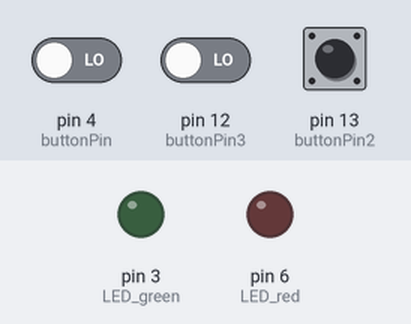
The sketch below on a simulated Arduino Uno, built with avr-gcc and run on an emulated ATmega328P. Shown: output pins drawn as LEDs (lit = HIGH). The test bench sets the inputs (shaded band); at power-on: pin 4 (buttonPin) LOW, pin 12 (buttonPin3) LOW, pin 13 (buttonPin2) HIGH. What the sketch prints to the serial monitor is not drawn.

Above: at 1.2 s.
1.3 s: pin 4 (buttonPin) driven HIGH and pin 12 (buttonPin3) driven HIGH
At 2.6 s:
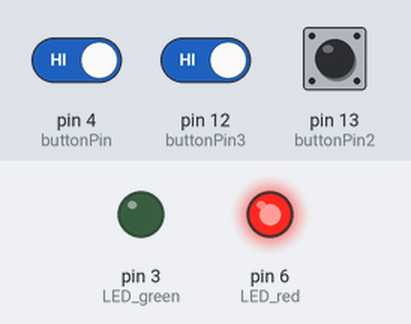
2.9 s: pin 4 (buttonPin) driven LOW
At 3.8 s:
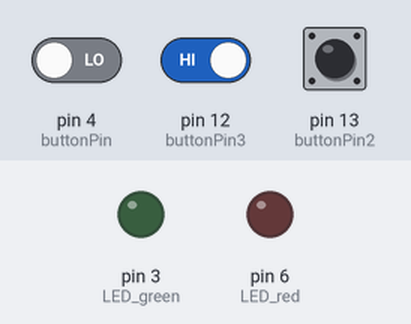
4.4 s: pin 4 (buttonPin) driven HIGH
At 5.5 s:
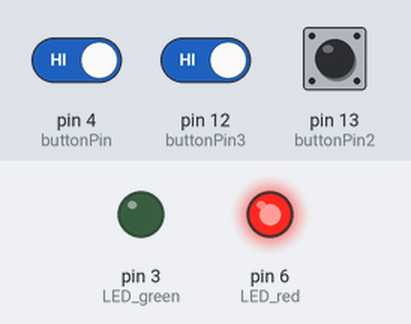
Timing chart, 0 to 7.4 s (numbered marks = the images above; inputs shaded):
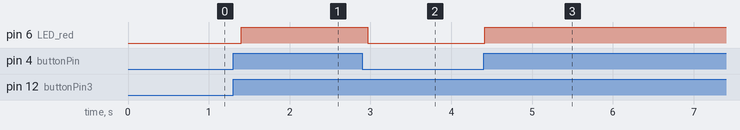

The sketch:

2.ino
```cpp
#include <stdio.h>

const int LED_red = 6;
const int LED_green = 3;
const int buttonPin = 4; //button pin for switch
const int buttonPin2 = 13; //button pin for incrementing
const int buttonPin3 = 12; //button pin for decrementing

int buttonState1 = 0; // variable for reading the pushbutton status

int status = 2;
int i = 0;
int red_status = 0;
int count = 0;
int blinkTemp = 0;
int blinkSpeed = 0;

void setup() {
  pinMode(LED_red, OUTPUT);
  pinMode(LED_green, OUTPUT);
  pinMode(buttonPin, INPUT);
  pinMode(buttonPin2, INPUT);
  pinMode(buttonPin3, INPUT);
  Serial.begin(9600);
  Serial.println("starting ...");
  // Serial.println(buttonState2);
  // Serial.println(buttonState1);
}

void loop() {
  blinkTemp = 0;
  buttonState1 = digitalRead(buttonPin);


  if (digitalRead(buttonPin2) == LOW) {
    while(digitalRead(buttonPin2) == LOW){};
    count++;
  }
  if (digitalRead(buttonPin3) == LOW) {
    while(digitalRead(buttonPin3) == LOW){};
    count--;
  }
  blinkSpeed = 500 / count;

  if (buttonState1 == HIGH) {
    if (status == 1) {
      delay(100);
    } else {
      Serial.write(12);
      Serial.println("button was released");
      digitalWrite(LED_red, HIGH);
      digitalWrite(LED_green, LOW);
      red_status++;
      i++;
      Serial.println("Turning: red on and green off ");
      Serial.print("Red led has changed ");
      Serial.print(red_status);
      Serial.println(" times");
      Serial.println("Number of times leds were ");
      Serial.print("turned on/off: ");
      Serial.println(i);
    }
    status = 1;
  } else {
    if (status == 2) {
      delay(100);
    } else {
      Serial.write(12);
      Serial.println("button was pressed");
      digitalWrite(LED_red, LOW);
      // digitalWrite(LED_green, HIGH);
      i++;
      Serial.println("Turning: red off and green on");
      Serial.println("Number of times leds were ");
      Serial.print("turned on/off: ");
      Serial.println(i);
      Serial.print("Frequency ");
      Serial.println(count);
        while (blinkTemp < count) {
          digitalWrite(LED_green, HIGH);
          delay(blinkSpeed);
          digitalWrite(LED_green, LOW);
          delay(blinkSpeed);
          blinkTemp++;
      }
    }
    status = 2;
  }

}
```

Measured:
- after the input at 1.3 s, pin 6 (LED_red): LOW → HIGH after 0.10 s
- after the input at 2.9 s, pin 6 (LED_red): HIGH → LOW after 0.07 s
- after the input at 4.4 s, pin 6 (LED_red): LOW → HIGH at once
